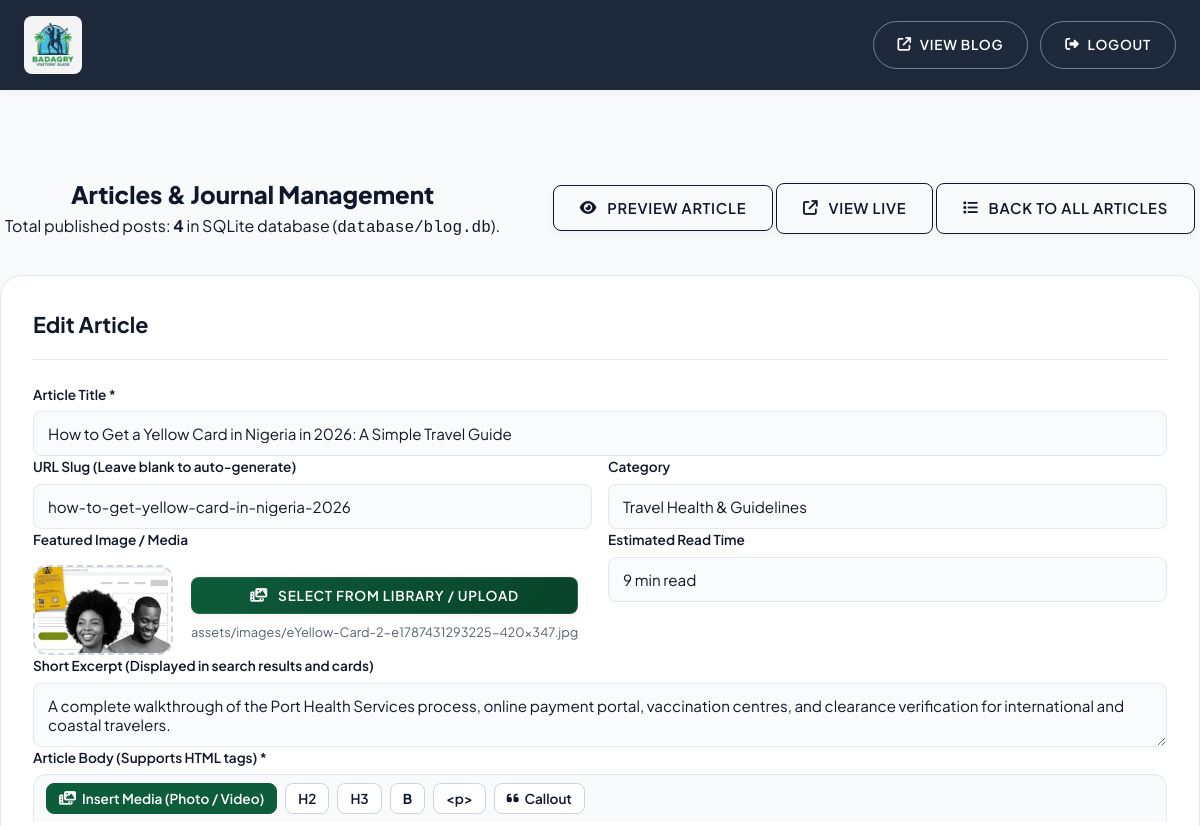
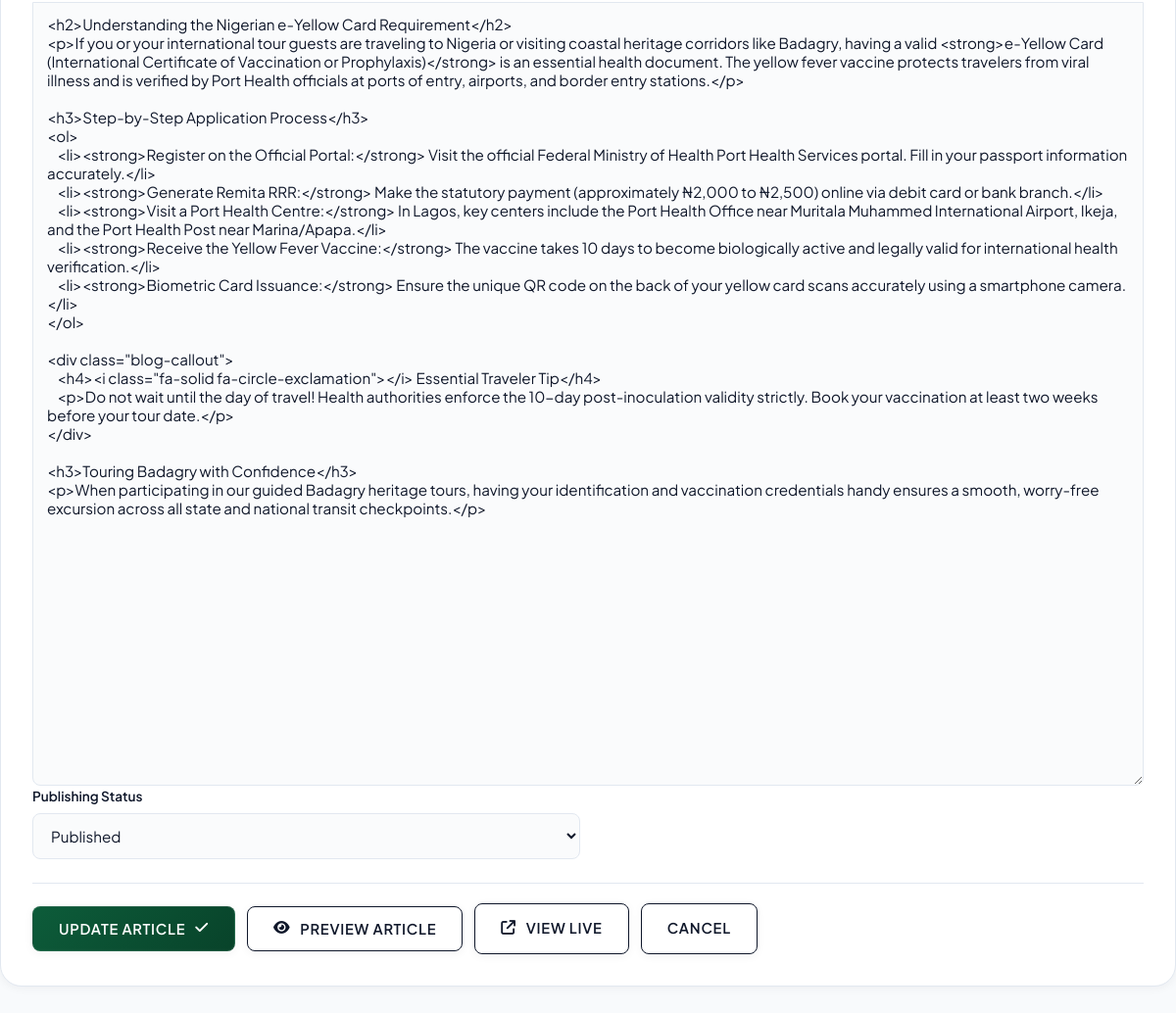
Page /admin?action=edit&id=1 (signed in) on the committed database (2 pictures, top to bottom).
### tables this page shows
CREATE TABLE posts (
            id INTEGER PRIMARY KEY AUTOINCREMENT,
            title TEXT NOT NULL,
            slug TEXT UNIQUE NOT NULL,
            excerpt TEXT,
            content TEXT NOT NULL,
            featured_image TEXT,
            author TEXT DEFAULT 'Badagry Visitors Guide',
            category TEXT DEFAULT 'Travel Guide',
            read_time TEXT DEFAULT '5 min read',
            views INTEGER DEFAULT 0,
            published_at DATETIME DEFAULT CURRENT_TIMESTAMP,
            status TEXT DEFAULT 'published'
        );

### admin.php (the view, shortened to what this page needs)
<?php
$db = getDB();
$action = $_GET['action'] ?? 'list';
$error = '';
$isLoggedIn = !empty($_SESSION['admin_logged_in']);
$editPost = null;
if ($isLoggedIn && $action === 'edit' && isset($_GET['id'])) {
    $stmt = $db->prepare("SELECT * FROM posts WHERE id = :id LIMIT 1");
    $stmt->execute([':id' => (int)$_GET['id']]);
    $editPost = $stmt->fetch();
}
$allPosts = [];
if ($isLoggedIn) {
    $allPosts = $db->query("SELECT * FROM posts ORDER BY published_at DESC")->fetchAll();
}
?>
<!DOCTYPE html>
<html lang="en">
<head>
  <link rel="stylesheet" href="https://cdnjs.cloudflare.com/ajax/libs/font-awesome/6.5.1/css/all.min.css" />
  <link rel="stylesheet" href="/style.css?v=3.00" />
</head>
<body class="admin-body">
  <header class="admin-header">
    <div class="site-container admin-header-wrap">
      <a href="/" class="brand-logo">
        <img src="/assets/logo.jpg" alt="Logo" class="brand-logo-img" />
      </a>
      <div class="admin-header-actions">
        <a href="/blog/" class="btn btn-sm btn-outline-white" target="_blank"><i class="fa-solid fa-arrow-up-right-from-square"></i> View Blog</a>
        <?php if ($isLoggedIn): ?>
          <a href="/admin?logout=1" class="btn btn-sm btn-outline-white"><i class="fa-solid fa-right-from-bracket"></i> Logout</a>
        <?php endif; ?>
      </div>
    </div>
  </header>
  <main class="site-container admin-container section-padding">
    <?php if (!$isLoggedIn): ?>
      <div class="admin-login-card">
        <div class="login-header text-center">
          <i class="fa-solid fa-shield-halved login-icon"></i>
          <h2>Author Dashboard</h2>
          <p>Enter your management security PIN to publish and edit articles.</p>
        </div>
        <?php if ($error): ?>
          <div class="admin-alert alert-error"><?= htmlspecialchars($error) ?></div>
        <?php endif; ?>
        <form method="POST" action="/admin" class="admin-form">
          <div class="form-group">
            <div class="password-input-wrap">
              <input type="password" id="login_pin" name="login_pin" class="form-input" placeholder="Enter PIN" required autofocus autocomplete="current-password" />
              <button type="button" class="toggle-password-btn" id="togglePinVisibilityBtn" aria-label="Show or hide PIN" title="Show/Hide PIN">
                <i class="fa-regular fa-eye" id="togglePinIcon"></i>
              </button>
            </div>
          </div>
          <button type="submit" class="btn btn-primary w-100">Unlock Dashboard <i class="fa-solid fa-unlock"></i></button>
        </form>
        <script>
          (function() {
            const pinInput = document.getElementById('login_pin');
            const toggleBtn = document.getElementById('togglePinVisibilityBtn');
            const toggleIcon = document.getElementById('togglePinIcon');
            if (toggleBtn && pinInput && toggleIcon) {
              toggleBtn.addEventListener('click', function(e) {
                e.preventDefault();
                const isPassword = pinInput.getAttribute('type') === 'password';
                pinInput.setAttribute('type', isPassword ? 'text' : 'password');
                toggleIcon.classList.toggle('fa-eye', !isPassword);
                toggleIcon.classList.toggle('fa-eye-slash', isPassword);
                pinInput.focus();
              });
            }
          })();
        </script>
      </div>
    <?php else: ?>
      <div class="admin-dashboard-header">
        <div>
          <h2>Articles &amp; Journal Management</h2>
          <p>Total published posts: <strong><?= count($allPosts) ?></strong> in SQLite database (<code>database/blog.db</code>).</p>
        </div>
        <div class="admin-top-btns">
          <?php if ($action === 'list'): ?>
            <a href="/admin?action=update_sitemaps" class="btn btn-outline-dark" title="Regenerate both sitemap.xml and image-sitemap.xml"><i class="fa-solid fa-arrows-rotate"></i> Update Sitemaps</a>
            <a href="/admin?action=new" class="btn btn-primary"><i class="fa-solid fa-plus"></i> Write New Article</a>
          <?php else: ?>
            <button type="button" class="btn btn-outline-dark" id="previewArticleBtnTop" title="Preview article appearance with live formatting"><i class="fa-solid fa-eye"></i> Preview Article</button>
            <?php if ($editPost && !empty($editPost['slug'])): ?>
              <a href="/blog/<?= htmlspecialchars($editPost['slug']) ?>" target="_blank" class="btn btn-outline-dark" title="View published article on live site"><i class="fa-solid fa-arrow-up-right-from-square"></i> View Live</a>
            <?php endif; ?>
            <a href="/admin" class="btn btn-outline-dark"><i class="fa-solid fa-list"></i> Back to All Articles</a>
          <?php endif; ?>
        </div>
      </div>
      <?php if ($action === 'new' || $action === 'edit'): ?>
        <div class="admin-card">
          <h3 class="admin-card-title"><?= $action === 'edit' ? 'Edit Article' : 'Publish New Article' ?></h3>
          <form method="POST" action="/admin" class="admin-form">
            <div class="form-group">
              <label for="postTitle">Article Title *</label>
              <input type="text" id="postTitle" name="title" class="form-input" required
                value="<?= $editPost ? htmlspecialchars($editPost['title']) : '' ?>"
                placeholder="e.g. 5 Must-See Cultural Landmarks in Badagry" />
            </div>
            <div class="form-row">
              <div class="form-group">
                <label for="postSlug">URL Slug (Leave blank to auto-generate)</label>
                <input type="text" id="postSlug" name="slug" class="form-input"
                  value="<?= $editPost ? htmlspecialchars($editPost['slug']) : '' ?>"
                  placeholder="e.g. 5-must-see-cultural-landmarks-badagry" />
              </div>
              <div class="form-group">
                <label for="postCategory">Category</label>
                <input type="text" id="postCategory" name="category" class="form-input"
                  value="<?= $editPost ? htmlspecialchars($editPost['category']) : 'Travel Guides' ?>"
                  placeholder="e.g. Travel Guides, History &amp; Heritage" />
              </div>
            </div>
            <div class="form-row">
              <div class="form-group" style="flex: 2;">
                <label>Featured Image / Media</label>
                <?php
                  $featVal = $editPost ? htmlspecialchars($editPost['featured_image']) : 'assets/images/Badagry-Heritage-Museum-1-420x347.jpg';
                  $isFeatVideo = preg_match('/\.(mp4|webm|ogg|mov|m4v)$/i', $featVal);
                ?>
                <div class="featured-image-picker">
                  <div class="featured-thumb-wrap" id="featuredThumbWrap">
                    <img id="featuredThumbImg" src="/<?= ltrim($featVal, '/') ?>" alt="Featured preview" style="<?= $isFeatVideo ? 'display: none;' : '' ?>" />
                  </div>
                  <div class="featured-picker-actions">
                    <button type="button" class="btn btn-sm btn-primary" id="openFeaturedMediaBtn">
                      <i class="fa-solid fa-photo-film"></i> Select from Library / Upload
                    </button>
                    <span id="featuredImgPathText" style="font-size: 0.8rem; color: var(--text-muted); word-break: break-all;">
                      <?= $featVal ?>
                    </span>
                  </div>
                </div>
              </div>
              <div class="form-group" style="flex: 1;">
                <label for="postReadTime">Estimated Read Time</label>
                <input type="text" id="postReadTime" name="read_time" class="form-input"
                  value="<?= $editPost ? htmlspecialchars($editPost['read_time']) : '6 min read' ?>" />
              </div>
            </div>
            <div class="form-group">
              <label for="postExcerpt">Short Excerpt (Displayed in search results and cards)</label>
              <textarea id="postExcerpt" name="excerpt" class="form-textarea" rows="2"
                placeholder="Brief 1-2 sentence overview of the article..."><?= $editPost ? htmlspecialchars($editPost['excerpt']) : '' ?></textarea>
            </div>
            <div class="form-group">
              <label for="postContent">Article Body (Supports HTML tags) *</label>
              <div class="editor-toolbar">
                <button type="button" class="btn-tool btn-tool-primary" id="insertContentMediaBtn">
                  <i class="fa-solid fa-photo-film"></i> Insert Media (Photo / Video)
                </button>
                <button type="button" class="btn-tool" onclick="insertTag('h2')" title="Insert Subheading">H2</button>
                <button type="button" class="btn-tool" onclick="insertTag('h3')" title="Insert Sub-subheading">H3</button>
                <button type="button" class="btn-tool" onclick="insertTag('strong')" title="Bold text"><b>B</b></button>
                <button type="button" class="btn-tool" onclick="insertTag('p')" title="Paragraph">&lt;p&gt;</button>
                <button type="button" class="btn-tool" onclick="insertTag('callout')" title="Highlighted callout box"><i class="fa-solid fa-quote-left"></i> Callout</button>
              </div>
              <textarea id="postContent" name="content" class="form-textarea has-toolbar" rows="14" required
                placeholder="Write your article content here. Click 'Insert Media' above to insert photos or videos anywhere in the text..."><?= $editPost ? htmlspecialchars($editPost['content']) : '' ?></textarea>
            </div>
            <div class="form-row">
              <div class="form-group">
                <label for="postStatus">Publishing Status</label>
                <select id="postStatus" name="status" class="form-select">
                  <option value="published" <?= ($editPost && $editPost['status'] === 'published') ? 'selected' : '' ?>>Published</option>
                </select>
              </div>
            </div>
            <div class="admin-form-actions" style="display: flex; gap: 12px; align-items: center; flex-wrap: wrap;">
              <button type="submit" class="btn btn-primary"><?= $action === 'edit' ? 'Update Article' : 'Publish Article' ?> <i class="fa-solid fa-check"></i></button>
              <button type="button" class="btn btn-outline-dark" id="previewArticleBtnBottom" title="Preview article appearance with live formatting"><i class="fa-solid fa-eye"></i> Preview Article</button>
              <?php if ($editPost && !empty($editPost['slug'])): ?>
                <a href="/blog/<?= htmlspecialchars($editPost['slug']) ?>" target="_blank" class="btn btn-outline-dark" title="View published article on live site"><i class="fa-solid fa-arrow-up-right-from-square"></i> View Live</a>
              <?php endif; ?>
              <a href="/admin" class="btn btn-outline-dark">Cancel</a>
            </div>
          </form>
        </div>
      <?php endif; ?>
    <?php endif; ?>
  </main>
</body>
</html>

### rows in the picture
posts: title "How to Get a Yellow Card in Nigeria in 2026: A Simple Travel Guide", slug "how-to-get-yellow-card-in-nigeria-2026", category "Travel Health & Guidelines", featured_image (picture), featured_image "assets/images/eYellow-Card-2-e1787431293225-420x347.jpg", read_time "9 min read", excerpt "A complete walkthrough of the Port Health Services process, online payment portal, vaccination centres, and clearance verification for international and coastal travelers.", content "<h2>Understanding the Nigerian e-Yellow Card Requirement</h2> <p>If you or your international tour guests are traveling to Nigeria or visiting coastal heritage corridors like Badagry, having a valid <strong>e-Yellow Card (International Certificate of Vaccination or Prophylaxis)</strong> is an essential health document. The yellow fever vaccine protects travelers from viral illness and is verified by Port Health officials at ports of entry, airports, and border entry stations.</p> <h3>Step-by-Step Application Process</h3> <ol> <li><strong>Register on the Official Portal:</strong> Visit the official Federal Ministry of Health Port Health Services portal. Fill in your passport information…", status "Published"

### other values in the picture
count($allPosts) "4"
